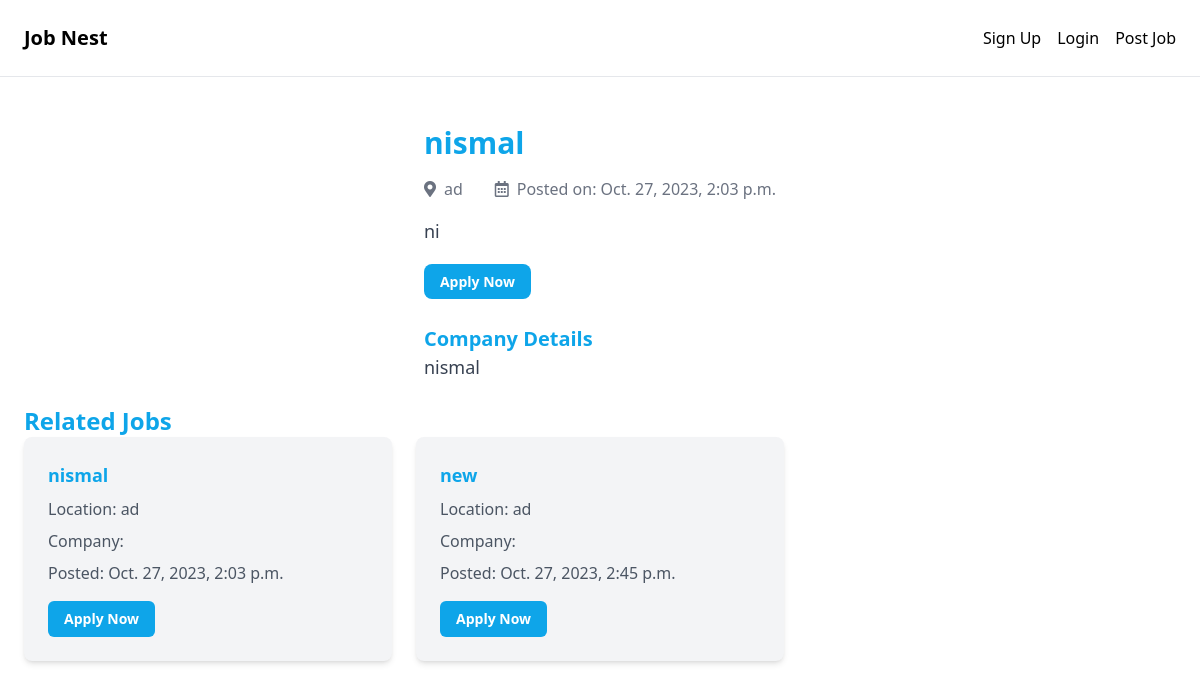
/job_details/3, run on an earlier commit of the app's database.
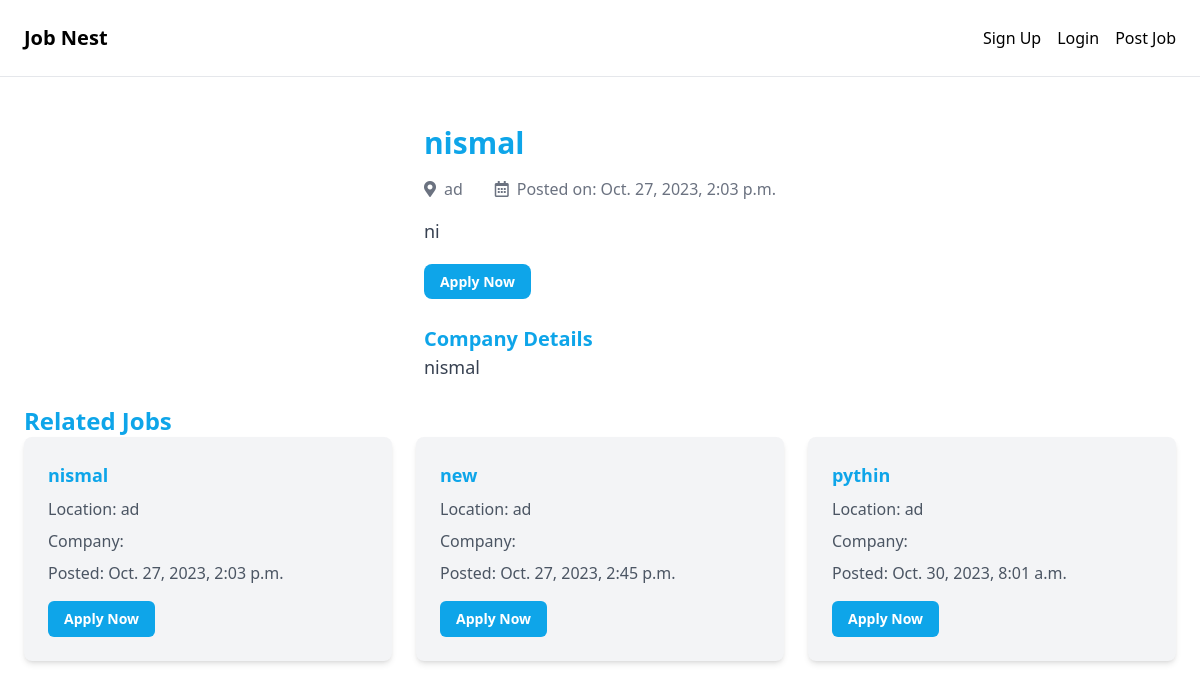
And on a later commit of the database.
### jobs/models.py (models this page shows, shortened)
class JobListing(models.Model):
    created_by = models.ForeignKey(User, on_delete=models.CASCADE)
    category = models.ForeignKey(Category, related_name='items', on_delete=models.CASCADE)
    title = models.CharField(max_length=200)
    expired = models.BooleanField(default=False)
    description = models.TextField()
    location = models.CharField(max_length=100)
    created_at = models.DateTimeField(auto_now_add=True)

class Category(models.Model):
    name = models.CharField(max_length=255)
    class Meta:
        ordering = ('name',)
    def __str__(self):
        return self.name

### jobs/views.py (the view)
# urls.py: path('job_details/<int:pk>', views.job_details, name='job_details'),
def job_details(request, pk):
    job = JobListing.objects.get(pk=pk)
    related_job = JobListing.objects.filter(category=job.category)
    context = {
        'job': job,
        'related_job': related_job
    }
    return render(request, 'job_details.html', context)

### jobs/templates/job_details.html (shortened to what this page needs)
 {% extends 'base.html' %}
{% block content %}
<div class="px-4 py-6">
        <div class="w-full max-w-screen-xl mx-auto">
            <h1 class="text-3xl font-semibold text-sky-500">{{ job.title }}</h1>
            <div class="flex items-center text-gray-500 my-4">
                <i class="fas fa-map-marker-alt mr-2"></i>
                <p>{{ job.category }}</p><sapan></sapan>
                <i class="far fa-calendar-alt ml-8 mr-2"></i>
                <p>Posted on: {{job.created_at}}</p>
            </div>
            <p class="text-lg text-gray-700">{{ job.description }}</p>
            <div class="mt-6">
                <a href="{% url 'apply_for_job' %}" class="bg-sky-500 hover:bg-sky-700 text-white py-2 px-4 rounded-lg text-sm font-semibold">Apply Now</a>
            </div>
            <div class="mt-8">
                <h2 class="text-xl font-semibold text-sky-500">Company Details</h2>
                <p class="text-lg text-gray-700">{{ job.created_by }}</p>
            </div>
        </div>
    </div>
        <div class="w-full max-w-screen-xl mx-auto">
            <h2 class="text-2xl font-semibold text-sky-500">Related Jobs</h2>
            <div class="grid grid-cols-1 md:grid-cols-3 gap-6">
                {% for related_job in related_job%}
                <div class="p-6 bg-gray-100 rounded-lg shadow-md hover:shadow-lg transition-transform transform hover:scale-105">
                     <h3 class="text-lg font-semibold text-sky-500">{{ related_job.title }}</h3>
                    <p class="text-gray-600 mt-2">Location: {{ related_job.category }}</p>
                    <p class="text-gray-600 mt-2">Company: {{ related_job.user.company_name }}</p>
                    <p class="text-gray-600 mt-2">Posted: {{ related_job.created_at }}</p>
                    <div class="mt-4">
                        <a href="{% url 'job_details' related_job.id %}" class="bg-sky-500 hover:bg-sky-700 text-white py-2 px-4 rounded-md text-sm font-semibold inline-block transition-transform transform hover:scale-105">Apply Now</a>
                    </div>
                </div>
                {% endfor %}
            </div>
        </div>
    </div>
{% endblock %}

### jobs/templates/base.html (shortened to what this page needs)
<!doctype html>
<html>
    <head>
        <script src="https://cdn.tailwindcss.com"></script>
        <link rel="stylesheet" href="https://cdnjs.cloudflare.com/ajax/libs/font-awesome/5.15.3/css/all.min.css" />
</head>
<body>
<nav class="py-6 px-6 md:flex md:justify-between md:items-center border-b border-gray-200">
    <a href="{% url 'user' %}" class="text-xl font-semibold hover:text-sky-500">Job Nest</a>
    <div class="md:flex items-center space-x-4">
        {% if request.user.is_authenticated %}
        <a href="{% url 'user_profile_update' %}" class="hover:text-sky-500">Profile</a>
        <a href="{% url 'logout' %}" class="hover:text-sky-500">Logout</a>
        {% else %}
        <a href="{% url 'registerPage' %}" class="hover:text-sky-500">Sign Up</a>
        <a href="{% url 'login' %}" class="hover:text-sky-500">Login</a>
        <a href="{% url 'employer:employerLogin' %}" class="hover:text-sky-500">Post Job</a>
        {% endif %}
    </div>
</nav>
            <div class="px-4 md:px-6 py-6 flex flex-col items-center">
            {% block content %}
            {% endblock %}
</body>
</html>

What changed in the data, as far as the page shows it:
added JobListing: title "pythin", category "ad", created_at "Oct. 30, 2023, 8:01 a.m."
